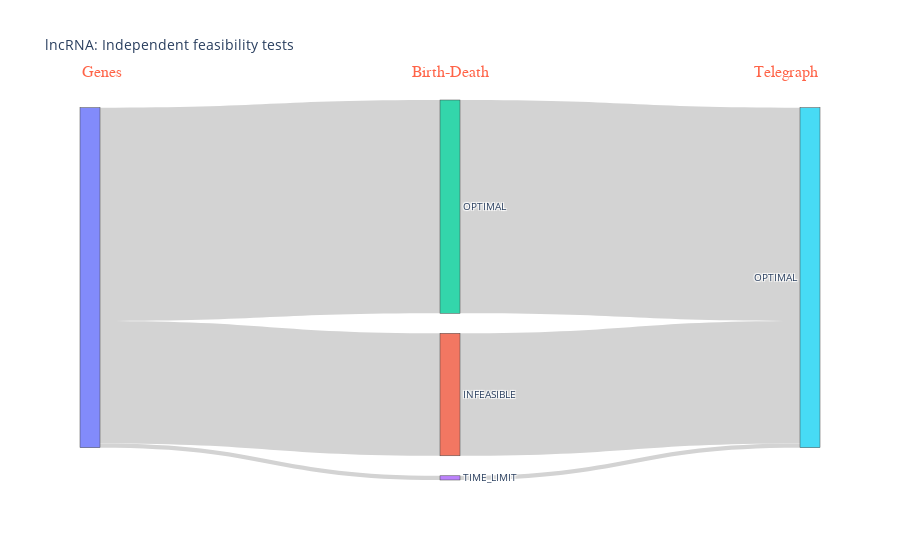

Source (notebook cell):
### Code cell
sankey_from_df(result_df(optimization_lncRNA_BD, optimization_lncRNA_TE), "lncRNA: Independent feasibility tests")

### Figure 1 — Plotly figure (JSON) as saved in the notebook; plotly's stock layout.template omitted (floating-point values rounded to 4 significant figures)
{"data": [{"link": {"color": "lightgrey", "source": [0, 0, 0, 0, 1, 1, 2, 2, 3, 3, 4, 4], "target": [1, 2, 3, 4, 5, 6, 5, 6, 5, 6, 5, 6], "value": [58, 101, 2, 0, 58, 0, 101, 0, 2, 0, 0, 0]}, "node": {"label": ["", "INFEASIBLE", "OPTIMAL", "TIME_LIMIT", "None", "OPTIMAL", "None"]}, "type": "sankey"}], "layout": {"annotations": [{"align": "center", "font": {"color": "tomato", "family": "Courier New, monospace", "size": 16}, "showarrow": false, "text": "Genes", "x": 0, "xref": "paper", "y": 1.1, "yref": "paper"}, {"align": "center", "font": {"color": "tomato", "family": "Courier New, monospace", "size": 16}, "showarrow": false, "text": "Birth-Death", "x": 0.5, "xref": "paper", "y": 1.1, "yref": "paper"}, {"align": "center", "font": {"color": "tomato", "family": "Courier New, monospace", "size": 16}, "showarrow": false, "text": "Telegraph", "x": 1, "xref": "paper", "y": 1.1, "yref": "paper"}], "font": {"size": 10}, "plot_bgcolor": "rgba(0,0,0,0)", "title": {"text": "lncRNA: Independent feasibility tests"}, "xaxis": {"showgrid": false, "visible": false, "zeroline": false}, "yaxis": {"showgrid": false, "visible": false, "zeroline": false}}}
